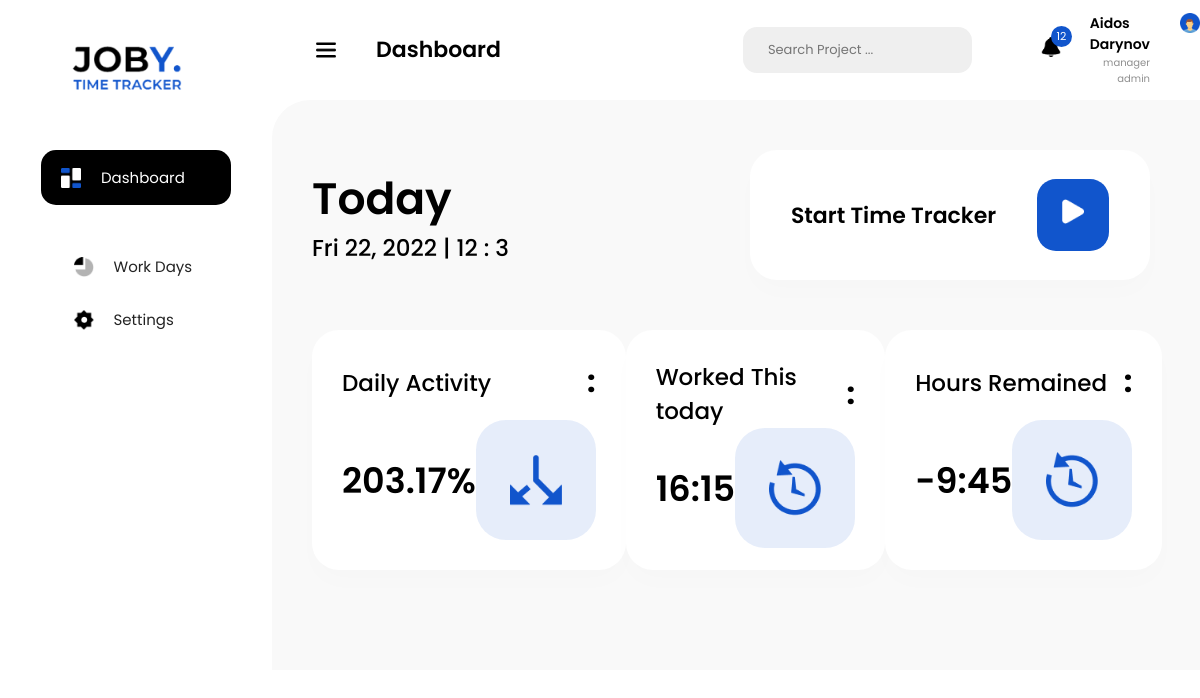
The page /home (signed in) on the database its author committed.
### models.py (models this page shows, shortened)
class Employee(db.Model, UserMixin):
    id = db.Column(db.Integer(), primary_key=True)
    login_id = db.Column(db.String(10), unique=True, nullable=True)
    name = db.Column(db.String(100), nullable=False)
    surname = db.Column(db.String(100), nullable=False)
    profession = db.Column(db.String(30), nullable=False)
    password = db.Column(db.String(40), nullable=False)
    flex_status = db.relationship('FlexStatus', backref='flex_status')

### views.py (the view)
@app.route('/home', methods=['POST', 'GET'])
def home():
    now = datetime.now()
    week_day = datetime.now().weekday()
    today = {
        'today_date': datetime.now(),
        'week_day': ['Mon', 'Tue', 'Wen', 'Thur', 'Fri', 'Sat', 'Sun'][week_day]
    }
    flxs = FlexStatus.query.filter_by(employee_id=current_user.id).all()
    days = []
    for flx in flxs:
        if flx.enterTime.date() == now.date():
            days.append((flx.enterTime, flx.exitTime))
    if len(days) == 0:
        day_activity = {}
    else:
        day = max(days)
        work_time = (now - day[0]) if day[1] == datetime(1,1,1,1,1) else (day[1] - day[0])
        day_activity = {
            'daily_activity': f'{(work_time.seconds / 28800) * 100:.2f}',
            'worked_time': f'{work_time.seconds // 3600:02d}:{work_time.seconds // 60 % 60:02d}',
            'hours_remained': f'{(8 - math.ceil(work_time.seconds / 3600)):02d}:{(60 - work_time.seconds // 60 % 60):02d}'
        }
    return render_template('dashboard.html',
                           today=today,
                           user=current_user, day_activity=day_activity)

### models.py (called while the page is built)
@login_manager.user_loader
def load_user(user_id):
    return Employee.query.get(user_id)

### templates/dashboard.html (shortened to what this page needs)
<!DOCTYPE html>
<html lang="en">
<head>
 <link rel="stylesheet" href="../static/styles/dashboard_style.css">
 <link rel="stylesheet" href="{{ url_for('static',filename = 'styles/dashboard_style.css') }}">
</head>
<body>
 <section id="mySideNav" class="sideNav">
  <a href="" class="logo_container">
   <img src="../static/images/logo.png" alt="logo">
  </a>
  <a href="" class="dashboard_black">
   <img src="../static/images/rect.png" alt="">
   <div>Dashboard</div>
  </a>
  <a href="work_days" class="links">
   <img src="../static/images/icon_workDays.png" alt="">
   Work Days
  </a>
  <a href="" class="links">
   <img src="../static/images/icon_settings.png" alt="">
   Settings
  </a>
 </section>
<section class="body_body">
 <nav>
  <button>
   <img src="../static/images/menu_bar.png" alt="">
   <div class="dashboard_txt">Dashboard</div>
  </button>
     <div class="search">
   Search Project ...
  </div>
  <div class="notifications">
   <img src="../static/images/bell.png" alt="">
   <div class="notification_numb">12</div>
  </div>
  <div class="profile_info">
   <div class="name_profession">
    <div class="name_surname">{{ user.name }} {{ user.surname }} </div>
    <div class="profession">{{ user.profession }}</div>
   </div>
   <a href="/profile"><img src="../static/images/profile_photo.png" alt="" class="profile_photo"></a>
  </div>
 </nav>
 <section class="main_content">
  <div class="row">
   <div class="today_info">
    <div class="today">Today</div>
    <div class="info">{{ today.week_day }} {{ today.today_date.day}}, {{ today.today_date.year }} | {{ today.today_date.hour}} : {{ today.today_date.minute}}</div>
   </div>
   <div class="start_time_tracker">
    <div class="txt">Start Time Tracker</div>
    <a class="play" href="tracking">
     <img src="../static/images/play.png" alt="">
    </a>
   </div>
  </div>
  <div class="row">
   <div class="box first">
    <div class="txt_w_dots">
     <div class="header">Daily Activity</div>
     <div class="dots">:</div>
    </div>
    <div class="text_w_box">
     <div class="bold_txt">{{ day_activity.daily_activity }}%</div>
     <div class="blue_box">
      <img src="../static/images/first_icon.png" alt="">
     </div>
    </div>
   </div>
   <div class="box secod">
    <div class="txt_w_dots">
     <div class="header">Worked This today</div>
     <div class="dots">:</div>
    </div>
    <div class="text_w_box">
     <div class="bold_txt">{{ day_activity.worked_time }}</div>
     <div class="blue_box">
      <img src="../static/images/second_icon.png" alt="">
     </div>
    </div>
   </div>
   <div class="box third">
    <div class="txt_w_dots">
     <div class="header">Hours Remained</div>
     <div class="dots">:</div>
    </div>
    <div class="text_w_box">
     <div class="bold_txt">{{ day_activity.hours_remained }}</div>
     <div class="blue_box">
      <img src="../static/images/second_icon.png" alt="">
     </div>
    </div>
   </div>
  </div>
 </section>
</section>
</body>
</html>

### static/styles/dashboard_style.css (style rules this page uses)
body { margin: 0; padding: 0; font-family: Poppins; }
.sideNav { padding-top: 34px; display: flex; align-items: center; flex-direction: column; width: 272px; background-color: #fff; height: 100vh; position: fixed; z-index: 1; top: 0; left: 0; }
.sideNav a { text-decoration: none; display: flex; align-items: center; font-size: 15px; }
.logo_container img { height: auto; width: 100%; max-width: 128px !important; }
.logo_container { margin-bottom: 50px; }
.dashboard_black { width: 190px; height: 55px; background-color: black; border-radius: 15px; color: white; padding-left: 20px; box-sizing: border-box; font-family: Poppins; margin-bottom: 50px; }
.sideNav a img, nav img { width: 100%; height: auto; max-width: 20px; margin-right: 20px; }
.links { width: 125px; margin-bottom: 30px; color: #232323; }
nav { height: 100px; background-color: #fff; width: 100%; display: flex; align-items: center; }
nav button { background-color: transparent; border: none; margin-left: 310px; display: flex; align-items: center; }
nav button img { margin-right: 40px; }
.dashboard_txt { font-weight: 600; font-size: 22px; line-height: 42px; color: #000; font-family: Poppins; }
.search { width: 408px; height: 46px; background-color: #efefef; border-radius: 14px; display: flex; align-items: center; color: #757575; padding-left: 25px; font-size: 13px; margin-left: 16rem; }
.notifications { position: relative; margin-right: 1.8rem; margin-left: 4.3rem; }
.notification_numb { background-color: #1155CC; width: 21px; height: 21px; color: #fff; border-radius: 15px; font-size: 11px; box-sizing: border-box; display: flex; align-items: center; justify-content: center; position: absolute; left: 10px; top: -11px; }
.profile_info { display: flex; }
.profile_photo { width: 100%; height: auto; max-width: 46px; }
.name_surname { font-weight: 600; font-size: 14px; }
.profession { color: #8f8f8f; font-size: 10px; text-align: right; }
.name_profession { margin-right: 30px; }
.main_content { margin-left: 272px; border-radius: 38px 0 0 0; background-color: #F9F9F9; padding: 50px 50px 50px 40px; }
.row, .text_w_box, .txt_w_dots { display: flex; flex-direction: row; justify-content: space-between; align-items: center; }
.row { margin-bottom: 50px; }
.today_info .today { font-size: 44px; font-weight: 600; }
.today_info .info, .box .header { font-size: 23px; font-weight: 500; }
.start_time_tracker { background: #FFFFFF; box-shadow: 0px 13px 25px rgba(0, 0, 0, 0.01); border-radius: 27px; display: flex; align-items: center; width: 400px; height: 130px; justify-content: space-evenly; }
.start_time_tracker .txt { font-weight: 600; font-size: 22px; }
.play { width: 72px; height: 72px; background: #1155CC; border-radius: 19px; border: none; text-align: center; }
.play img { width: 22px; padding: 20px; }
.box { width: 370px; height: 240px; padding: 30px; box-sizing: border-box; background: #FFFFFF; box-shadow: 0px 13px 25px rgba(0, 0, 0, 0.01); border-radius: 27px; display: flex; flex-direction: column; justify-content: space-between; }
.bold_txt { font-weight: 600; font-size: 35px; }
.blue_box { width: 120px; height: 120px; background: rgba(17, 85, 204, 0.1); border-radius: 30px; position: relative; }
.blue_box img { width: 52px; position: absolute; top: 50%; left: 50%; transform: translate(-50%, -50%); }
.txt_w_dots .dots { font-size: 30px; font-weight: bold; }

### rows shown on the page
Employee: name "Aidos", surname "Darynov", profession "manager admin"

### other values the page prints
{{ today.week_day }} "Fri"
{{ today.today_date.day }} "22"
{{ today.today_date.year }} "2022"
{{ today.today_date.hour }} "12"
{{ today.today_date.minute }} "3"
{{ day_activity.daily_activity }} "203.17"
{{ day_activity.worked_time }} "16:15"
{{ day_activity.hours_remained }} "-9:45"
